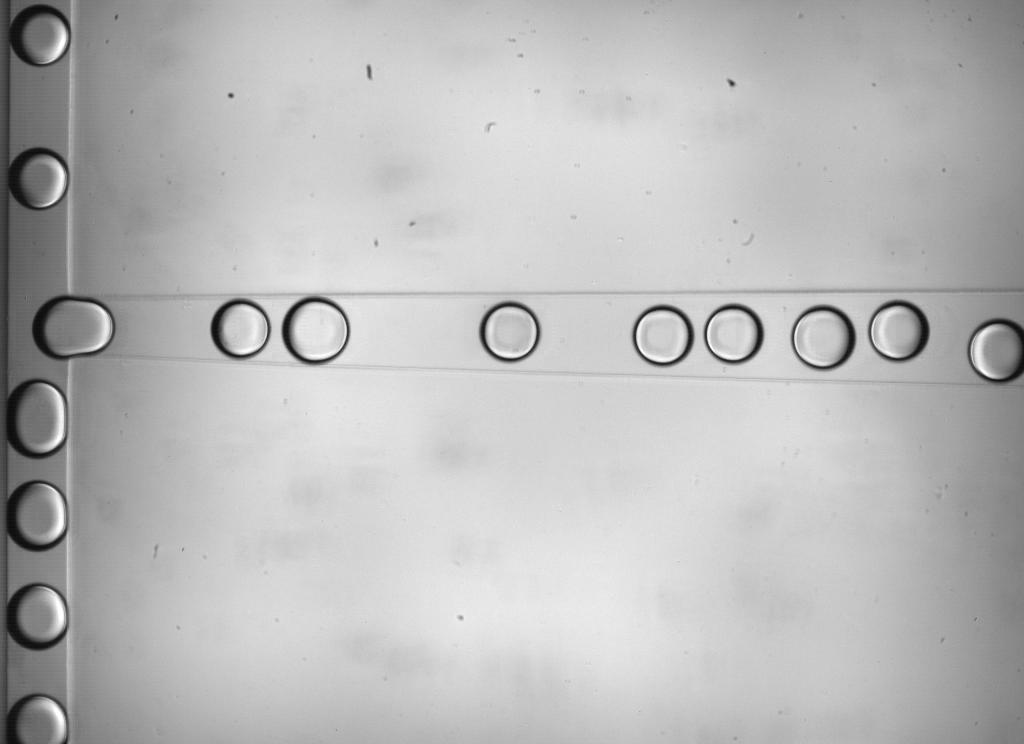
%> input picture drop-tracking/1.jpg, 1024 x 744 px
$ octave --eval "result = segDrop(imread('../drop-tracking/1.jpg'));"   (GNU Octave 9; MATLAB toolbox functions it lacks are replaced by stand-ins)
%> lines starting %> are read from the running program, lines starting %| are printed output that depends on the picture; in (x1, y1, x2, y2) boxes, pixels count from 0 and x2, y2 are one past the last pixel; in counts of white or black regions, pixels touching at a corner belong together; the program's own positions count from 1
### video-processing/fill_border_drops.m
function Im_fill = fill_border_drops(Im)
% Funtion to morphologicallly fill drops at the border
%
% ----- Input -----
% Im = binary image to be processed
%
% ----- Output -----
% Im_fill = binary mask of drops at boder of video frame
%
% ----- Ref -----
% [1] How to 'fill' objects at border (where imfill will not work):
% https://blogs.mathworks.com/steve/2013/09/05/defining-and-filling-holes-on-the-border-of-an-image/
% (accessed: 16-Feb-2021)


% Written by: SWC. V1.0, 18-Feb-2021.

A = padarray(Im,[1 1],1,'pre');
A = imclose(A,strel('rectangle',[5 5]));
A_fill = imfill(A,'holes');
A_fill = A_fill(2:end,2:end);

B = padarray(padarray(Im,[1 0],1,'pre'),[0 1],1,'post');
B = imclose(B,strel('rectangle',[5 5]));
B_fill = imfill(B,'holes');
B_fill = B_fill(2:end,1:end-1);

C = padarray(Im,[1 1],1,'post');
C = imclose(C,strel('rectangle',[5 5]));
C_fill = imfill(C,'holes');
C_fill = C_fill(1:end-1,1:end-1);

D = padarray(padarray(Im,[1 0],1,'post'),[0 1],1,'pre');
D = imclose(D,strel('rectangle',[5 5]));
D_fill = imfill(D,'holes');
D_fill = D_fill(1:end-1,2:end);

Im_fill = A_fill | B_fill | C_fill | D_fill;

end

### video-processing/segDrop.m
function L = segDrop(Im)
% Function to segment drops following background subtraction.
%
% ----- Input -----
% Im: background-subtracted video frame
%
% ----- Output -----
% L: binary mask matrix used to indicate locations of drops

% Written by: SWC. V1.0, 17-Feb-2021.


% tic;


%%
% ----- binarize image -----
adIm = imadjust(Im); %saturate image
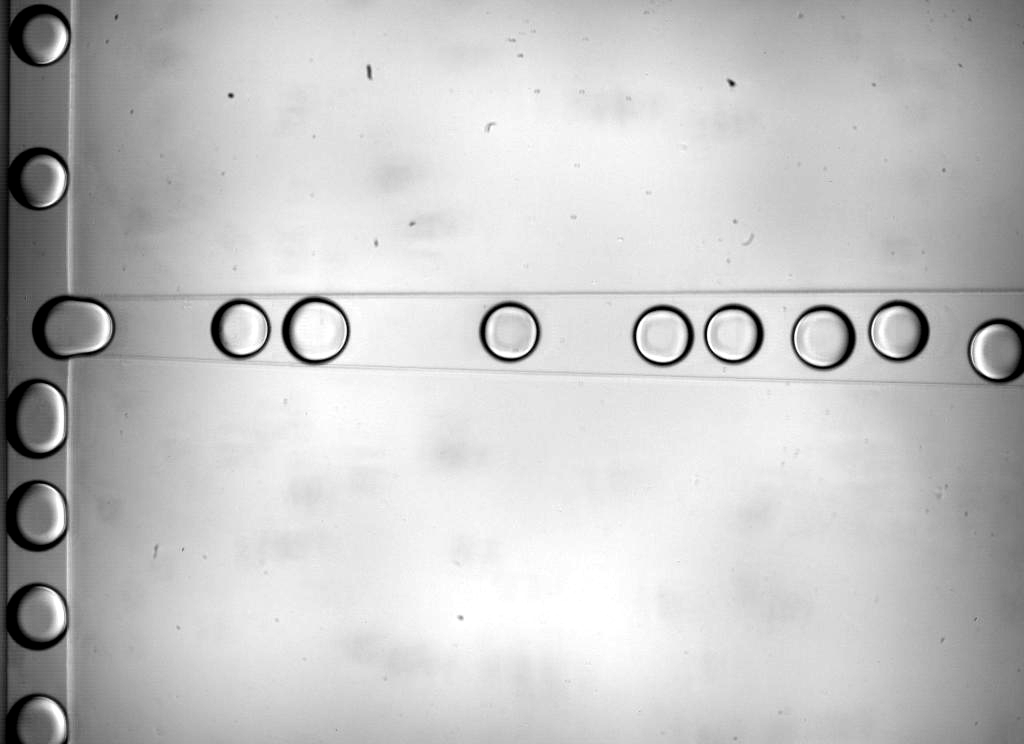
%> adIm: size 744x1024 uint8; min 0, max 255, mean 196
bin  = imbinarize(adIm, graythresh(Im)); % binarize using threshold from Otsu's method
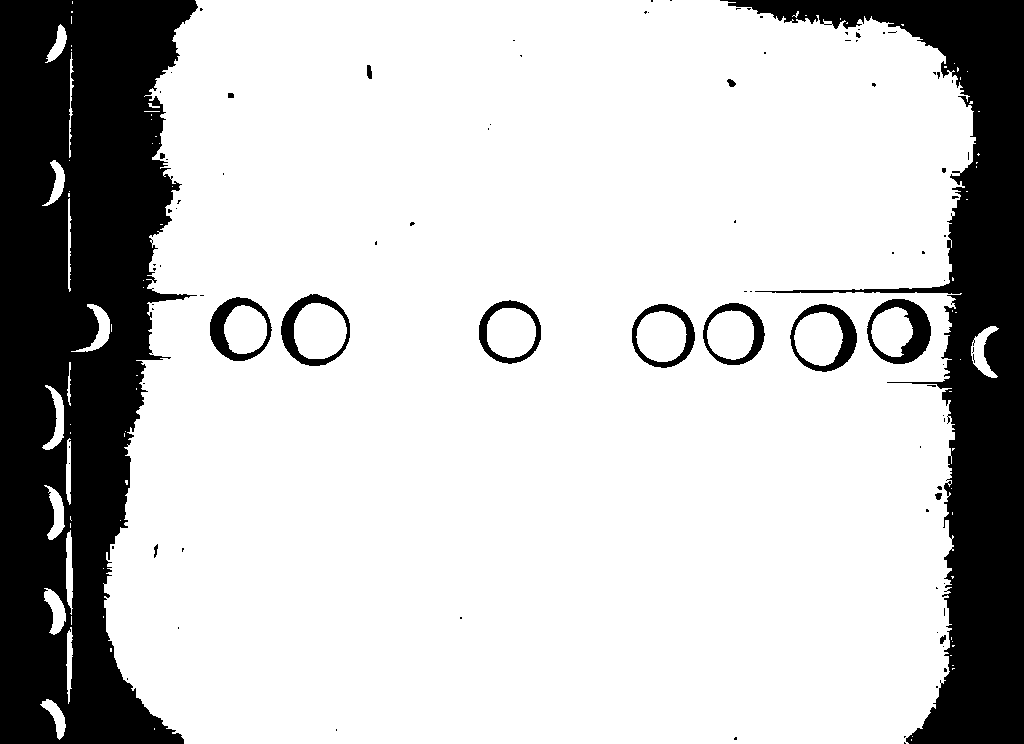
%> bin: size 744x1024 logical; 77.3% white; 93 black regions (77 under 20 px), largest, box (x1, y1, x2, y2) and area: (0, 0, 198, 744) 102693, (720, 0, 1024, 744) 60486, (867, 299, 931, 364) 1744
% figure; imshow(bin);

% !!! FOR C12Tab videos use this:
% adIm = imadjust(stdfilt(Im)); %filter + saturate image
% thresh = graythresh(Im); %get threshold value using Otsu method
% bin = imbinarize(adIm, 0.75*thresh); %convert to binary image

%% COMMENTED OUT: 20-Feb-2021. alternative approach to binarisation --> but output image not as 'sharp'
% [7 lines of commented-out code are left out]
%%

% ----- initial morphological fill -----
bin1 = imclose(bin, strel('disk',2)); %close tiny holes
%> bin1: size 744x1024 logical; 77.6% white; 22 black regions (7 under 20 px), largest, box (x1, y1, x2, y2) and area: (0, 0, 198, 744) 101951, (720, 0, 1024, 744) 59103, (867, 299, 931, 364) 1697
fill1 = imfill(bin1,'holes'); %fill fully closed drops; only drops not intersecting border will be filled.
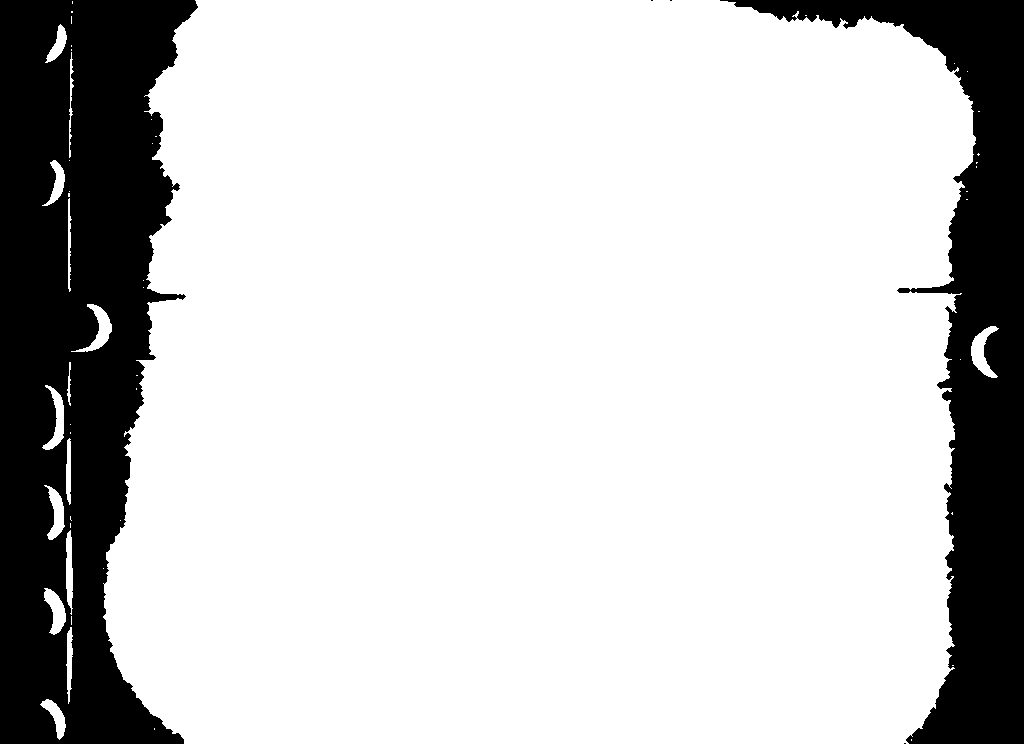
%> fill1: size 744x1024 logical; 78.9% white; 5 black regions (3 under 20 px), largest, box (x1, y1, x2, y2) and area: (0, 0, 198, 744) 101951, (720, 0, 1024, 744) 59103
% fill1_bord = fill_border_drops(bin); % fill fully closed drops at border
% fill1 = fill1 | fill1_bord;
% figure; imshow(fill1);

% ----- morphological close and fill drops with larger holes in drop outline -----
minA = 50; % anything with area less than this will be treated as noise object
cfill1 = bwareaopen(fill1,minA);
%> cfill1: size 744x1024 logical; 78.8% white; 5 black regions (3 under 20 px), largest, box (x1, y1, x2, y2) and area: (0, 0, 198, 744) 102016, (720, 0, 1024, 744) 59132
% figure; imshow(cfill);

rg = regionprops('table',cfill1,'Area'); %detect ROI
%> rg = 15 regions; largest, Area: 594984, 652, 615, 571, 563
[bwl n] = bwlabel(cfill1,8); %assign label to each detected ROI
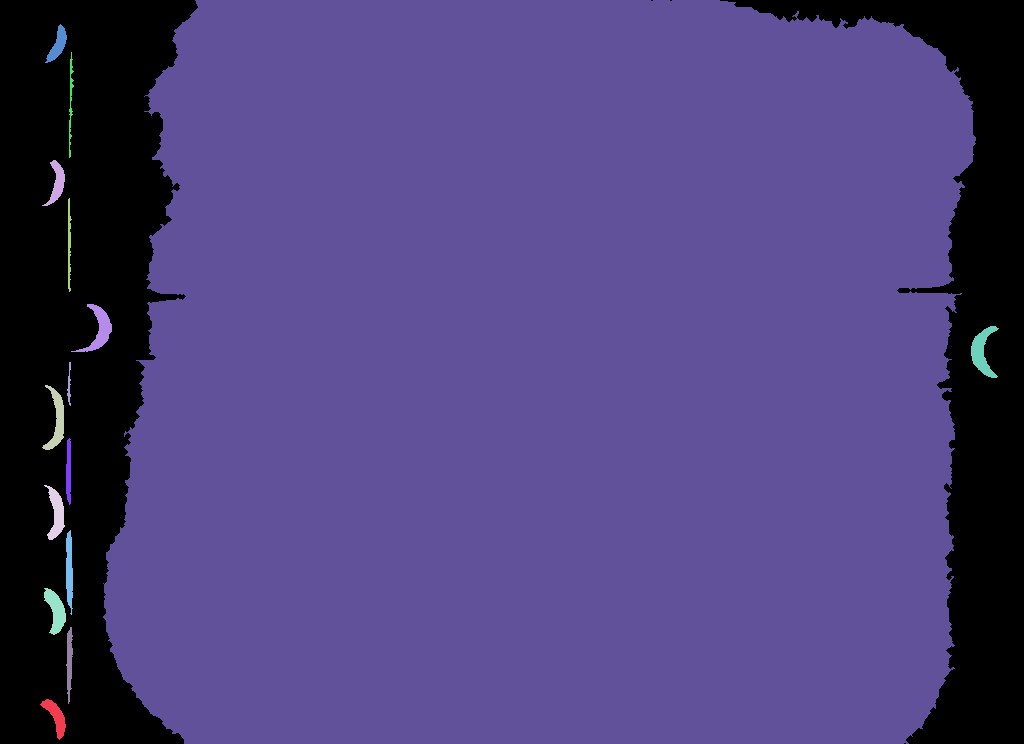
%> bwl: size 744x1024 double; 16 distinct labels, from 0 to 15; one colour per label, 0 black
%> n = 15
% n %debugging: check number of regions detected

segA = 0.2*max(rg.Area); %assume ROIs with area < segA are unfilled due to presence of
%> segA = 118996.8
% of discontinuity in drop edges.
pos = find(rg.Area < segA); %find ROIs with area < segA
%> pos = [1; 2; 3; 4; 5; 6; 7; 8; 9; 10; 11; 12; 13; 15]

bwl2 = ismember(bwl,pos); %segment out ROIs that need further manipulation (morphological close)
%> bwl2: size 744x1024 logical; 0.75% white; 14 white regions, largest, box (x1, y1, x2, y2) and area: (971, 326, 999, 378) 652, (71, 304, 112, 352) 615, (42, 385, 64, 450) 571

global leadEdge
bwl2(:, 1:leadEdge) = 0; %remove drops outside of main channel

bwl2 = imclose(bwl2,strel('disk',15)); %morphological close
%> bwl2: size 744x1024 logical; 1% white; 3 white regions, box (x1, y1, x2, y2) and area: (40, 304, 112, 740) 5377, (42, 24, 74, 292) 1756, (971, 326, 999, 378) 666
fill2 = imfill(bwl2,'holes'); %fill fully closed drops (drops at border not filled!)
% figure; imshow(fill2)
fill2_bord = fill_border_drops(bwl2); % fill objects at border
%> in fill_border_drops, `A = padarray(Im,[1 1],1,'pre');`: A: size 745x1025 logical; 1.3% white; 4 white regions, box (x1, y1, x2, y2) and area: (41, 305, 113, 741) 5377, (0, 0, 1025, 745) 1769, (43, 25, 75, 293) 1756, (972, 327, 1000, 379) 666
%> in fill_border_drops, `B = padarray(padarray(Im,[1 0],1,'pre'),[0 1],1,'post');`: B: size 745x1025 logical; 1.3% white; 4 white regions, box (x1, y1, x2, y2) and area: (40, 305, 112, 741) 5377, (0, 0, 1025, 745) 1769, (42, 25, 74, 293) 1756, (971, 327, 999, 379) 666
%> in fill_border_drops, `C = padarray(Im,[1 1],1,'post');`: C: size 745x1025 logical; 1.3% white; 4 white regions, box (x1, y1, x2, y2) and area: (40, 304, 112, 740) 5377, (0, 0, 1025, 745) 1769, (42, 24, 74, 292) 1756, (971, 326, 999, 378) 666
%> in fill_border_drops, `C = imclose(C,strel('rectangle',[5 5]));`: C: size 745x1025 logical; 1.3% white; 3 white regions, box (x1, y1, x2, y2) and area: (0, 0, 1025, 745) 7150, (42, 24, 74, 292) 1756, (971, 326, 999, 378) 666
%> in fill_border_drops, `C_fill = C_fill(1:end-1,1:end-1);`: C_fill: size 744x1024 logical; 1% white; 3 white regions, box (x1, y1, x2, y2) and area: (40, 304, 112, 744) 5381, (42, 24, 74, 292) 1756, (971, 326, 999, 378) 666
%> in fill_border_drops, `D = padarray(padarray(Im,[1 0],1,'post'),[0 1],1,'pre');`:
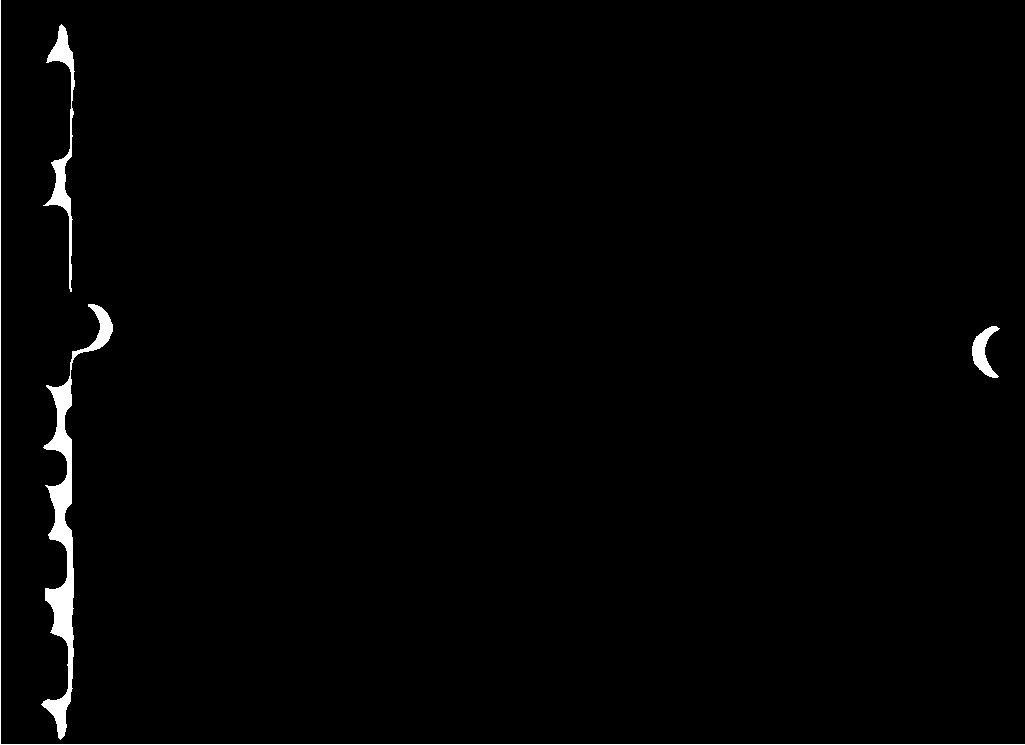
%> D: size 745x1025 logical; 1.3% white; 4 white regions, box (x1, y1, x2, y2) and area: (41, 304, 113, 740) 5377, (0, 0, 1025, 745) 1769, (43, 24, 75, 292) 1756, (972, 326, 1000, 378) 666
%> in fill_border_drops, `D = imclose(D,strel('rectangle',[5 5]));`: D: size 745x1025 logical; 1.3% white; 3 white regions, box (x1, y1, x2, y2) and area: (0, 0, 1025, 745) 7150, (43, 24, 75, 292) 1756, (972, 326, 1000, 378) 666
% figure; imshow(fill2_bord)
fill2 = fill2 | fill2_bord; %resulting filled image
% figure; imshow(fill2);

L = cfill1 | fill2; %combine to form a final mask
%> L: size 744x1024 logical; 79.1% white; 5 black regions (3 under 20 px), largest, box (x1, y1, x2, y2) and area: (0, 0, 198, 744) 99945, (720, 0, 1024, 744) 59118
% figure; imshow(L);

% ----- attempt to separate drops that might have been incorrectly fused
% together in previous processing steps -----
L = imerode(L,strel('diamond',3));
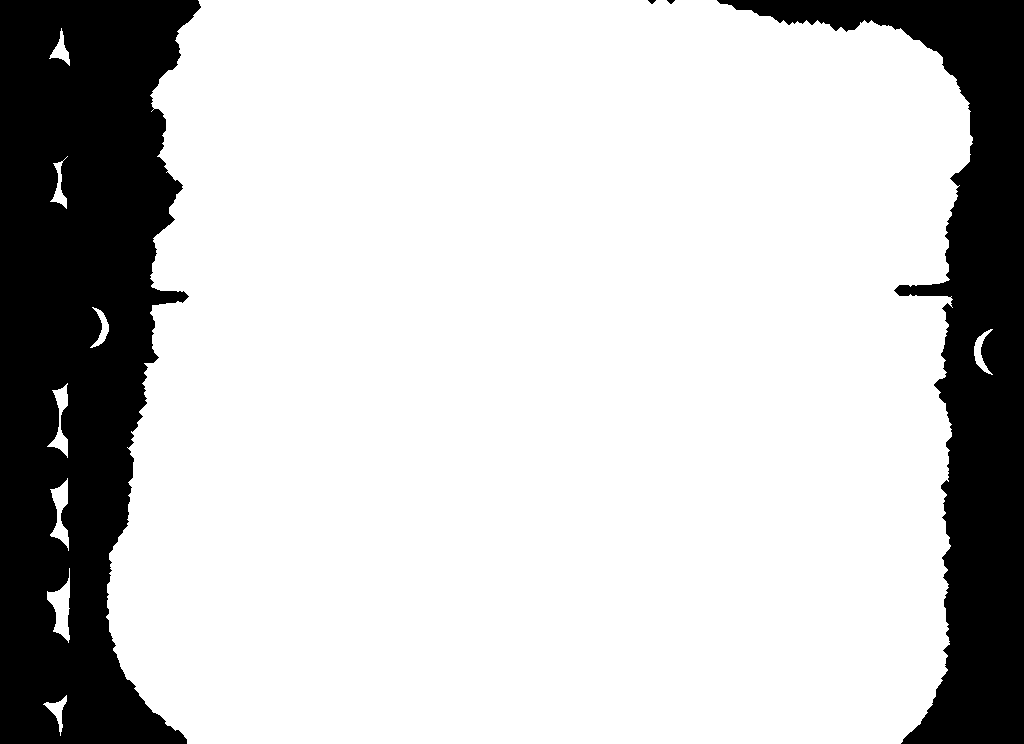
%> L: size 744x1024 logical; 77.7% white; 4 black regions, box (x1, y1, x2, y2) and area: (0, 0, 201, 744) 106611, (717, 0, 1024, 744) 62903, (648, 0, 656, 4) 20, (667, 0, 675, 4) 20

%% COMMENTED OUT: 20-Feb-2021. Too difficult to balance between over-eroding and over-dilating
% L = imdilate(L, strel('diamond',3));
% L = imfill(L,'holes');
% L = imerode(L, strel('diamond',6));
%%

% toc;

end
